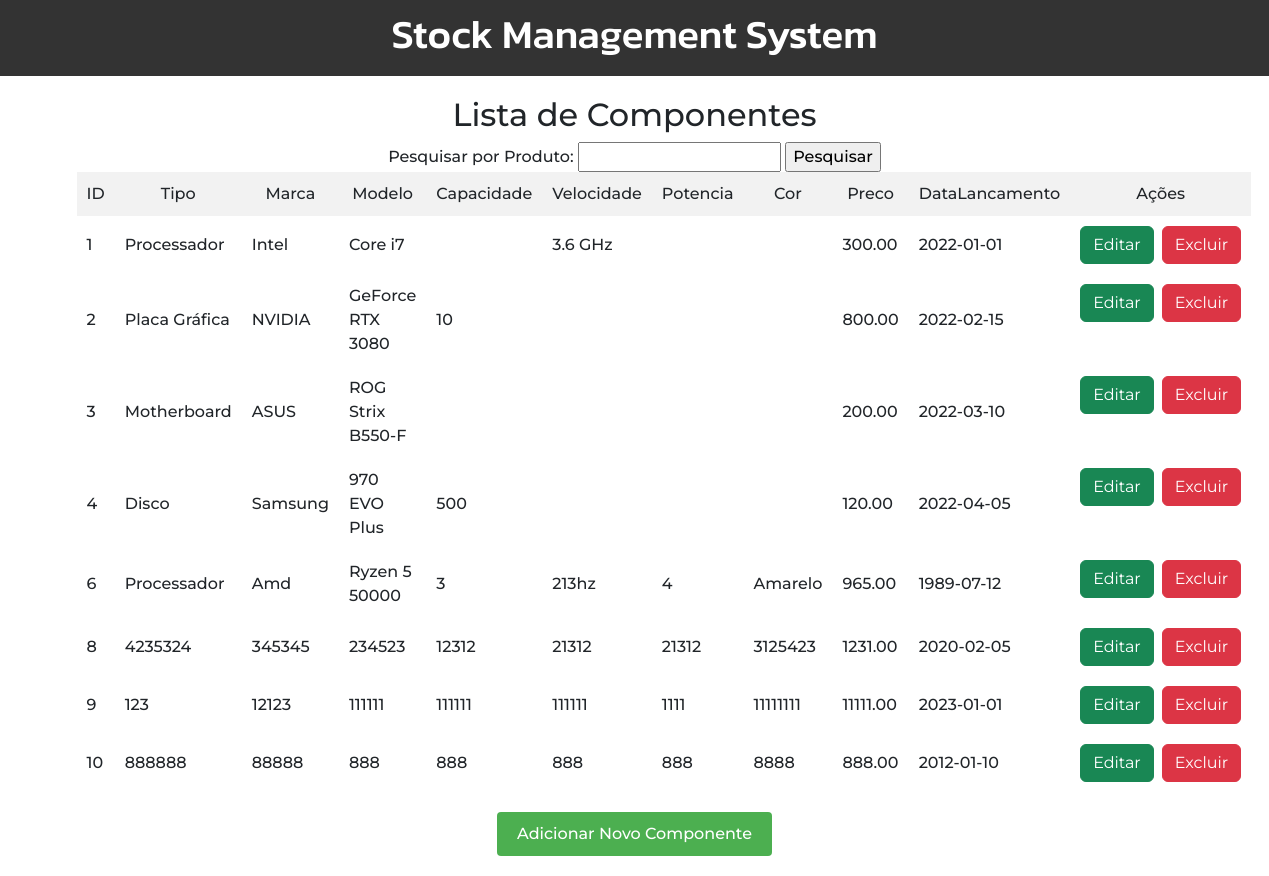
Before: / (signed in) with the older database file.
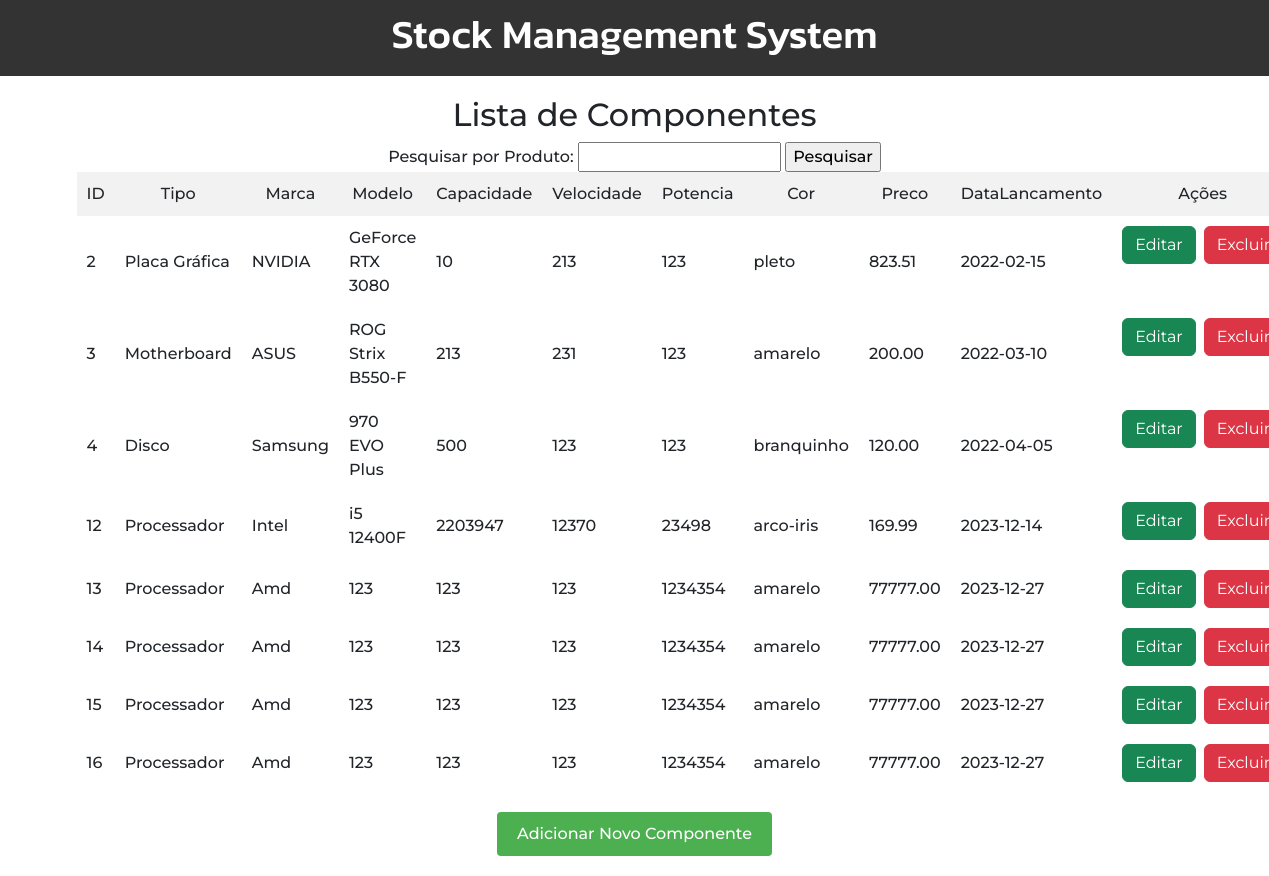
After: the same page with the newer database file.
### tables this page shows
CREATE TABLE `componentes` (
  `ID` int(11) NOT NULL,
  `Tipo` varchar(50) NOT NULL,
  `Marca` varchar(50) DEFAULT NULL,
  `Modelo` varchar(50) DEFAULT NULL,
  `Capacidade` int(11) DEFAULT NULL,
  `Velocidade` varchar(20) DEFAULT NULL,
  `Potencia` int(11) DEFAULT NULL,
  `Cor` varchar(20) DEFAULT NULL,
  `Preco` decimal(10,2) DEFAULT NULL,
  `DataLancamento` date DEFAULT NULL
);

### index.php (the view, shortened to what this page needs)
<!DOCTYPE html>
<html lang="en">
<head>
</head>
<body>
<header>
    <h1>Stock Management System</h1>
</header>
<div class="container">
    <div class="content-container">
        <h2>Lista de Componentes</h2>
        <form method="GET" action="">
            <label for="produto">Pesquisar por Produto:</label>
            <input type="text" name="produto" id="produto">
            <input type="submit" value="Pesquisar">
        </form>
        <?php
        $conexao = new mysqli("localhost","root","","gestaostock");
        $whereClause = "";
        $query = "SELECT * FROM Componentes" . $whereClause;
        $resultado = $conexao->query($query);
        if ($resultado->num_rows > 0) {
            echo "<table>
                    <tr>
                        <th>ID</th>
                        <th>Tipo</th>
                        <th>Marca</th>
                        <th>Modelo</th>
                        <th>Capacidade</th>
                        <th>Velocidade</th>
                        <th>Potencia</th>
                        <th>Cor</th>
                        <th>Preco</th>
                        <th>DataLancamento</th>
                        <th>Ações</th>
                    </tr>";
            while ($linha = $resultado->fetch_assoc()) {
                echo "<tr>
                        <td>{$linha['ID']}</td>
                        <td>{$linha['Tipo']}</td>
                        <td>{$linha['Marca']}</td>
                        <td>{$linha['Modelo']}</td>
                        <td>{$linha['Capacidade']}</td>
                        <td>{$linha['Velocidade']}</td>
                        <td>{$linha['Potencia']}</td>
                        <td>{$linha['Cor']}</td>
                        <td>{$linha['Preco']}</td>
                        <td>{$linha['DataLancamento']}</td>
                        <td style='display: flex; flex-direction: row; gap: .5rem;'>
                            <a href='edit.php?id={$linha['ID']}' class='btn btn-success'>Editar</a>
                            <a href='delete.php?id={$linha['ID']}' class='btn btn-danger'>Excluir</a>
                        </td>
                    </tr>";
            }
            echo "</table>";
        } else {
            echo "Nenhum componente encontrado.";
        }
        ?>
        <a href="add.php" class="button">Adicionar Novo Componente</a>
    </div>
</div>
</body>
</html>

Changed rows visible on the page:
removed componentes: ID "1", Tipo "Processador", Marca "Intel", Modelo "Core i7", Velocidade "3.6 GHz", Preco "300.00", DataLancamento "2022-01-01"
removed componentes: ID "6", Tipo "Processador", Marca "Amd", Modelo "Ryzen 5 50000", Capacidade "3", Velocidade "213hz", Potencia "4", Cor "Amarelo", Preco "965.00", DataLancamento "1989-07-12"
removed componentes: ID "8", Tipo "4235324", Marca "345345", Modelo "234523", Capacidade "12312", Velocidade "21312", Potencia "21312", Cor "3125423", Preco "1231.00", DataLancamento "2020-02-05"
removed componentes: ID "9", Tipo "123", Marca "12123", Modelo "111111", Capacidade "111111", Velocidade "111111", Potencia "1111", Cor "11111111", Preco "11111.00", DataLancamento "2023-01-01"
removed componentes: ID "10", Tipo "888888", Marca "88888", Modelo "888", Capacidade "888", Velocidade "888", Potencia "888", Cor "8888", Preco "888.00", DataLancamento "2012-01-10"
changed componentes "Placa Gráfica": Velocidade (not shown) → "213"; Potencia (not shown) → "123"; Cor (not shown) → "pleto"; Preco "800.00" → "823.51"
changed componentes "Motherboard": Capacidade (not shown) → "213"; Velocidade (not shown) → "231"; Potencia (not shown) → "123"; Cor (not shown) → "amarelo"
changed componentes "Disco": Velocidade (not shown) → "123"; Potencia (not shown) → "123"; Cor (not shown) → "branquinho"
added componentes: ID "12", Tipo "Processador", Marca "Intel", Modelo "i5 12400F", Capacidade "2203947", Velocidade "12370", Potencia "23498", Cor "arco-iris", Preco "169.99", DataLancamento "2023-12-14"
added componentes: ID "13", Tipo "Processador", Marca "Amd", Modelo "123", Capacidade "123", Velocidade "123", Potencia "1234354", Cor "amarelo", Preco "77777.00", DataLancamento "2023-12-27"
added componentes: ID "14", Tipo "Processador", Marca "Amd", Modelo "123", Capacidade "123", Velocidade "123", Potencia "1234354", Cor "amarelo", Preco "77777.00", DataLancamento "2023-12-27"
added componentes: ID "15", Tipo "Processador", Marca "Amd", Modelo "123", Capacidade "123", Velocidade "123", Potencia "1234354", Cor "amarelo", Preco "77777.00", DataLancamento "2023-12-27"
added componentes: ID "16", Tipo "Processador", Marca "Amd", Modelo "123", Capacidade "123", Velocidade "123", Potencia "1234354", Cor "amarelo", Preco "77777.00", DataLancamento "2023-12-27"
